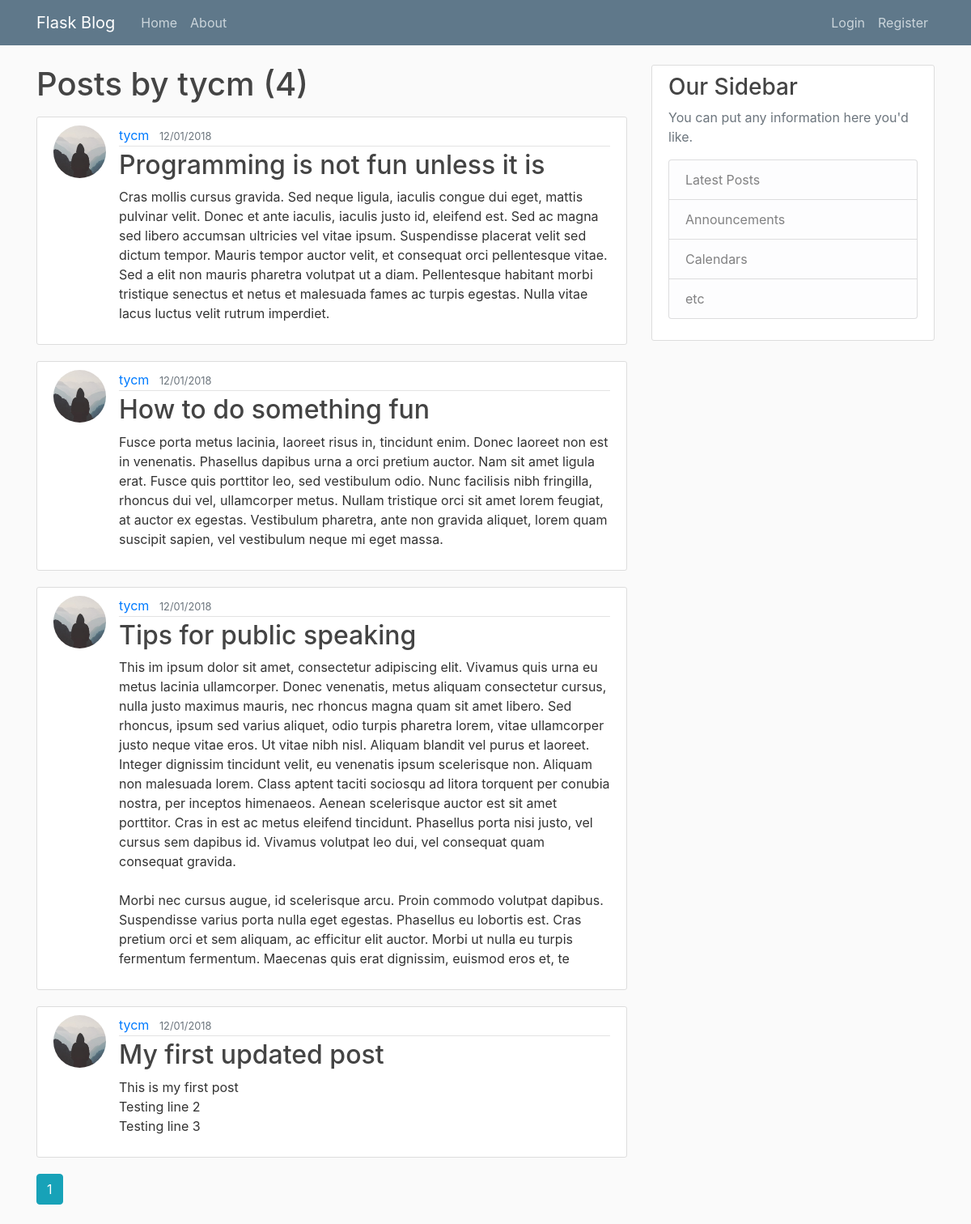
/user/tycm, run on the app's committed database.
### flaskblog/models.py (models this page shows, shortened)
class User(db.Model, UserMixin):
    id = db.Column(db.Integer, primary_key=True)
    username = db.Column(db.String(20), unique=True, nullable=False)
    email = db.Column(db.String(120), unique=True, nullable=False)
    image_file = db.Column(db.String(120), nullable=False, default='default.jpg')
    password = db.Column(db.String(60), nullable=False)
    posts = db.relationship('Post', backref='author', lazy=True)

class Post(db.Model):
    id = db.Column(db.Integer, primary_key=True)
    title = db.Column(db.String(100), nullable=False)
    date_posted = db.Column(db.DateTime, nullable=False, default=datetime.utcnow)
    content = db.Column(db.Text, nullable=False)
    user_id = db.Column(db.Integer, db.ForeignKey('user.id'), nullable=False)

### flaskblog/routes.py (the view)
@app.route("/user/<string:username>")
def user_posts(username):
    page = request.args.get('page', 1, type=int)
    user = User.query.filter_by(username=username).first_or_404()
    posts = Post.query.filter_by(author=user)\
    .order_by(Post.date_posted.desc())\
    .paginate(page=page, per_page=5)
    return render_template('user_posts.html', posts=posts, user=user, title='User: ' + user.username)

### flaskblog/templates/user_posts.html
{% extends "layout.html" %}
{% block content%}
    <h1 class="mb-3">Posts by {{ user.username }} ({{ posts.total }})</h1>
    {% for post in posts.items %}
        <article class="media content-section">
            <img class="rounded-circle article-img" src="{{ url_for('static', filename='profile_pics/' + post.author.image_file) }}">
            <div class="media-body">
                <div class="article-metadata">
                    <a class="mr-2" href="{{url_for('user_posts', username=post.author.username) }}">{{ post.author.username }}</a>
                    <small class="text-muted">{{ post.date_posted.strftime('%m/%d/%Y') }}</small>
                </div>
                <h2><a class="article-title" href="{{url_for('post', post_id=post.id) }}">{{ post.title }}</a></h2>
                <p class="article-content">{{ post.content }}</p>
            </div>
        </article>
    {% endfor %}
    {% for page_num in posts.iter_pages(left_edge=1, right_edge=1, left_current=2, right_current=3) %}
        {% if page_num %}
            {% if posts.page == page_num %}
                <a class="btn btn-info mb-4" href="{{ url_for('user_posts', username = user.username, page=page_num) }}">{{ page_num }}</a>
            {% else %}
                <a class="btn btn-outline-info mb-4" href="{{ url_for('user_posts', username = user.username, page=page_num) }}">{{ page_num }}</a>
            {% endif %}
        {% else %}
            ...
        {% endif %}
    {% endfor %}
{% endblock content %}

### flaskblog/templates/layout.html (shortened to what this page needs)
<!doctype html>
<html lang="en">
<head>
    <link rel="stylesheet" href="https://stackpath.bootstrapcdn.com/bootstrap/4.1.3/css/bootstrap.min.css"
>
    <link rel="stylesheet" type="text/css" href="{{ url_for('static', filename='main.css') }}">
</head>
<body>
    <header class="site-header">
        <nav class="navbar navbar-expand-md navbar-dark bg-steel fixed-top">
            <div class="container">
                <a class="navbar-brand mr-4" href="/">Flask Blog</a>
                <div class="collapse navbar-collapse" id="navbarToggle">
                    <div class="navbar-nav mr-auto">
                        <a class="nav-item nav-link" href="{{ url_for('home') }}">Home</a>
                        <a class="nav-item nav-link" href="{{ url_for('about') }}">About</a>
                    </div>
                    <div class="navbar-nav">
                        {% if current_user.is_authenticated %}
                            <a class="nav-item nav-link" href="{{ url_for('new_post') }}">New Post</a>
                            <a class="nav-item nav-link" href="{{ url_for('account') }}">Account</a>
                            <a class="nav-item nav-link" href="{{ url_for('logout') }}">Logout</a>
                        {% else %}
                            <a class="nav-item nav-link" href="{{ url_for('login') }}">Login</a>
                            <a class="nav-item nav-link" href="{{ url_for('register') }}">Register</a>
                        {% endif %}
                    </div>
                </div>
            </div>
        </nav>
    </header>
    <main role="main" class="container">
        <div class="row">
            <div class="col-md-8">
                {% block content %}{% endblock %}
            </div>
            <div class="col-md-4">
                <div class="content-section">
                    <h3>Our Sidebar</h3>
                    <p class='text-muted'>You can put any information here you'd like.
                        <ul class="list-group">
                            <li class="list-group-item list-group-item-light">Latest Posts</li>
                            <li class="list-group-item list-group-item-light">Announcements</li>
                            <li class="list-group-item list-group-item-light">Calendars</li>
                            <li class="list-group-item list-group-item-light">etc</li>
                        </ul>
                    </p>
                </div>
            </div>
        </div>
    </main>
</body>
</html>

### flaskblog/static/main.css (style rules this page uses)
body { background: #fafafa; color: #333333; margin-top: 5rem; }
h1, h2, h3, h4, h5, h6 { color: #444444; }
.bg-steel { background-color: #5f788a; }
.site-header .navbar-nav .nav-link { color: #cbd5db; }
.content-section { background: #ffffff; padding: 10px 20px; border: 1px solid #dddddd; border-radius: 3px; margin-bottom: 20px; }
.article-title { color: #444444; }
.article-content { white-space: pre-line; }
.article-img { height: 65px; width: 65px; margin-right: 16px; }
.article-metadata { padding-bottom: 1px; margin-bottom: 4px; border-bottom: 1px solid #e3e3e3 }

### data on the page
User: username "tycm"
Post: image_file (placeholder picture), author.username "tycm", date_posted "12/01/2018", title "Programming is not fun unless it is", content "Cras mollis cursus gravida. Sed neque ligula, iaculis congue dui eget, mattis pulvinar velit. Donec et ante iaculis, iaculis justo id, eleifend est. Sed ac magna sed libero accumsan ultricies vel vitae ipsum. Suspendisse placerat velit sed dictum tempor. Mauris tempor auctor velit, et consequat orci pellentesque vitae. Sed a elit non mauris pharetra volutpat ut a diam. Pellentesque habitant morbi tristique senectus et netus et malesuada fames ac turpis egestas. Nulla vitae lacus luctus velit rutrum imperdiet."
Post: image_file (placeholder picture), author.username "tycm", date_posted "12/01/2018", title "How to do something fun", content "Fusce porta metus lacinia, laoreet risus in, tincidunt enim. Donec laoreet non est in venenatis. Phasellus dapibus urna a orci pretium auctor. Nam sit amet ligula erat. Fusce quis porttitor leo, sed vestibulum odio. Nunc facilisis nibh fringilla, rhoncus dui vel, ullamcorper metus. Nullam tristique orci sit amet lorem feugiat, at auctor ex egestas. Vestibulum pharetra, ante non gravida aliquet, lorem quam suscipit sapien, vel vestibulum neque mi eget massa."
Post: image_file (placeholder picture), author.username "tycm", date_posted "12/01/2018", title "Tips for public speaking", content "This im ipsum dolor sit amet, consectetur adipiscing elit. Vivamus quis urna eu metus lacinia ullamcorper. Donec venenatis, metus aliquam consectetur cursus, nulla justo maximus mauris, nec rhoncus magna quam sit amet libero. Sed rhoncus, ipsum sed varius aliquet, odio turpis pharetra lorem, vitae ullamcorper justo neque vitae eros. Ut vitae nibh nisl. Aliquam blandit vel purus et laoreet. Integer dignissim tincidunt velit, eu venenatis ipsum scelerisque non. Aliquam non malesuada lorem. Class aptent taciti sociosqu ad litora torquent per conubia nostra, per inceptos himenaeos. Aenean scelerisque auctor est sit amet porttitor. Cras in est ac metus eleifend tincidunt. Phasellus porta nisi…"
Post: image_file (placeholder picture), author.username "tycm", date_posted "12/01/2018", title "My first updated post", content "This is my first post Testing line 2 Testing line 3"

### other printed values
{{ posts.total }} "4"
{{ page_num }} "1"
